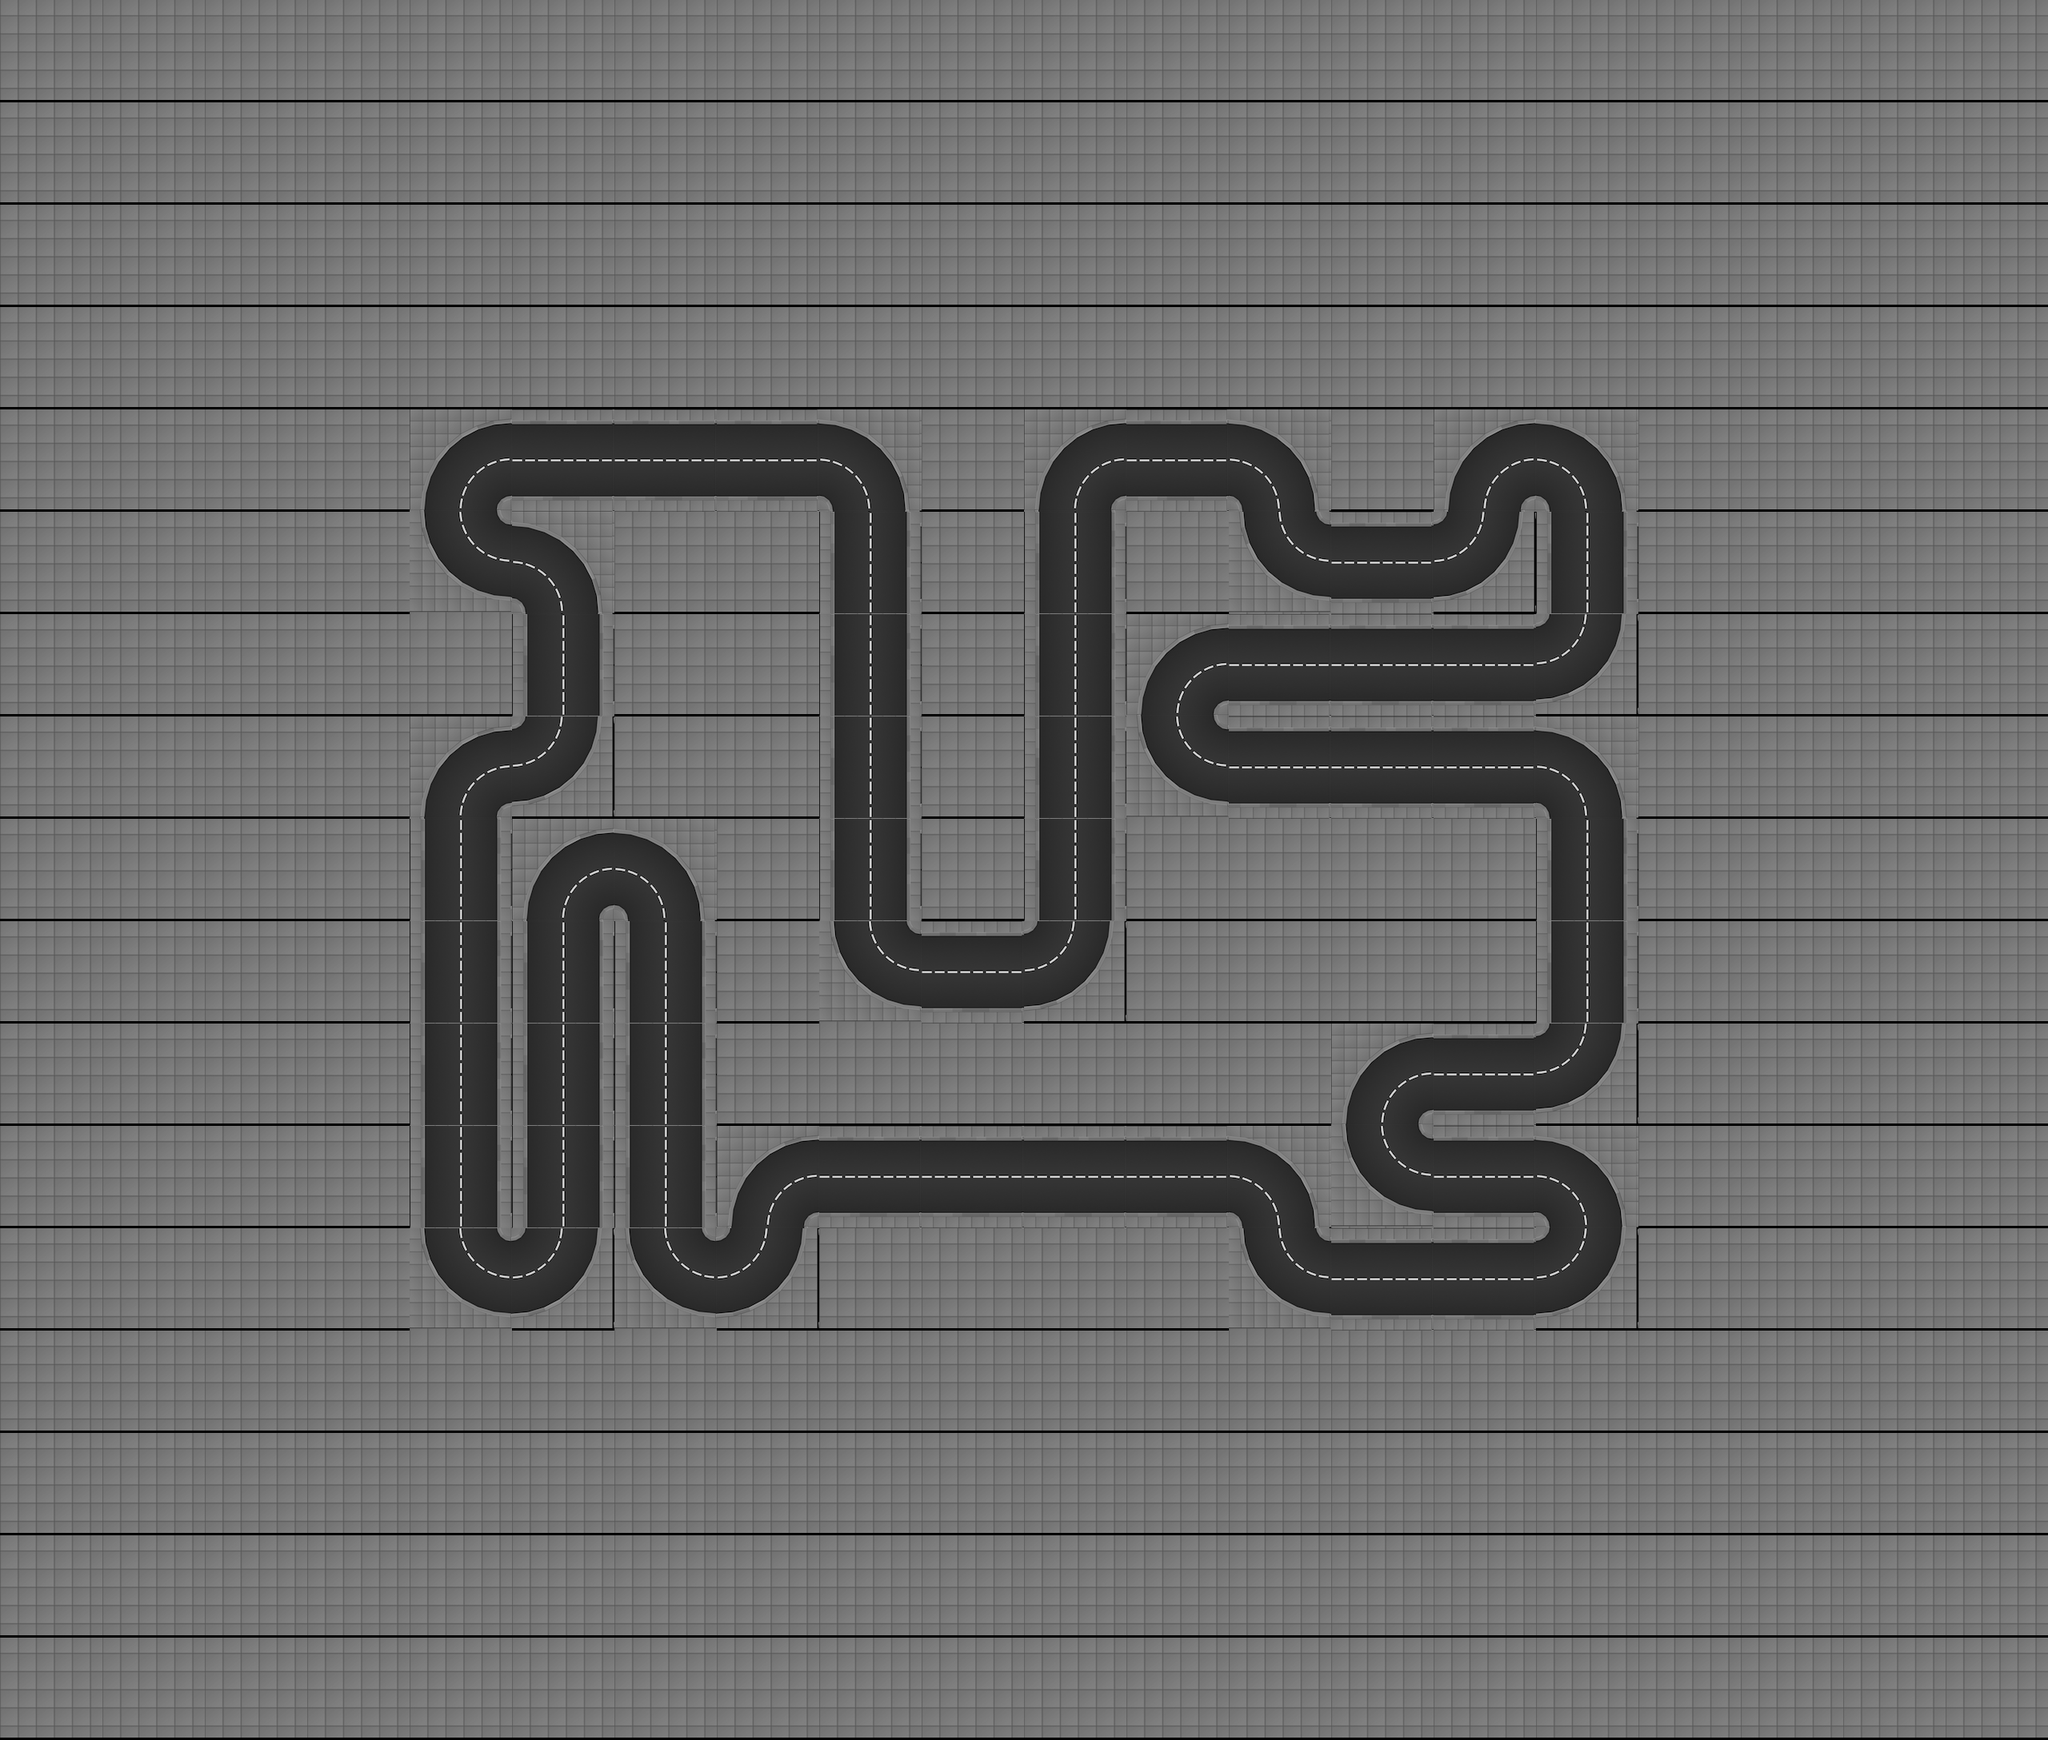

Tiled map render using the project's own tile images. Description and the map definition, with tile-layer contents summarised, below:
An orthogonal 20x17 tile map with 128x128 px tiles, 1 tile layer (track) and 359 objects (11x appartment_roof_01, 8x office_02_ground_floor, 8x office_02_floor, 8x office_05_ground_floor, 8x office_05_floor, ...).

<map version="1.2" tiledversion="1.2.2" orientation="orthogonal" renderorder="right-down" width="20" height="17" tilewidth="128" tileheight="128" infinite="0" nextlayerid="1" nextobjectid="1">
 <tileset firstgid="1" source="../../gbResources/track_01_tileset.tsx" />
 <layer id="1" name="track" width="20" height="17">
  <data>[340 cells, 340 non-empty, 7 distinct tile ids]</data>
 </layer>
 <objectgroup id="1" name="walls">
  <object id="1" x="512" y="640">
   <polyline points="16,0 32,-64 64,-96 128,-112" />
  </object>
  <object id="2" x="512" y="640">
   <polyline points="112,0 114,-8 120,-14 128,-16" />
  </object>
  <object id="3" x="512" y="768">
   <polyline points="16,-128 32,-64 64,-32 128,-16" />
  </object>
  <object id="4" x="512" y="768">
   <polyline points="112,-128 114,-120 120,-114 128,-112" />
  </object>
  <object id="5" x="512" y="1024">
   <polyline points="16,0 32,-64 64,-96 128,-112" />
  </object>
  <object id="6" x="512" y="1024">
   <polyline points="112,0 114,-8 120,-14 128,-16" />
  </object>
  <object id="7" x="512" y="1088">
   <polyline points="16,-64 16,64" />
  </object>
  <object id="8" x="512" y="1088">
   <polyline points="112,-64 112,64" />
  </object>
  <object id="9" x="512" y="1216">
   <polyline points="16,-64 16,64" />
  </object>
  <object id="10" x="512" y="1216">
   <polyline points="112,-64 112,64" />
  </object>
  <object id="11" x="512" y="1344">
   <polyline points="16,-64 16,64" />
  </object>
  <object id="12" x="512" y="1344">
   <polyline points="112,-64 112,64" />
  </object>
  <object id="13" x="512" y="1472">
   <polyline points="16,-64 16,64" />
  </object>
  <object id="14" x="512" y="1472">
   <polyline points="112,-64 112,64" />
  </object>
  <object id="15" x="512" y="1664">
   <polyline points="16,-128 32,-64 64,-32 128,-16" />
  </object>
  <object id="16" x="512" y="1664">
   <polyline points="112,-128 114,-120 120,-114 128,-112" />
  </object>
  <object id="17" x="640" y="592">
   <polyline points="0,-64 128,-64" />
  </object>
  <object id="18" x="640" y="560">
   <polyline points="0,64 128,64" />
  </object>
  <object id="19" x="640" y="768">
   <polyline points="0,-112 64,-96 96,-64 112,0" />
  </object>
  <object id="20" x="640" y="768">
   <polyline points="0,-16 8,-14 14,-8 16,0" />
  </object>
  <object id="21" x="640" y="832">
   <polyline points="16,-64 16,64" />
  </object>
  <object id="22" x="640" y="832">
   <polyline points="112,-64 112,64" />
  </object>
  <object id="23" x="640" y="1024">
   <polyline points="112,-128 96,-64 64,-32 0,-16" />
  </object>
  <object id="24" x="640" y="1024">
   <polyline points="16,-128 14,-120 8,-114 0,-112" />
  </object>
  <object id="25" x="640" y="1152">
   <polyline points="16,0 32,-64 64,-96 128,-112" />
  </object>
  <object id="26" x="640" y="1152">
   <polyline points="112,0 114,-8 120,-14 128,-16" />
  </object>
  <object id="27" x="640" y="1216">
   <polyline points="16,-64 16,64" />
  </object>
  <object id="28" x="640" y="1216">
   <polyline points="112,-64 112,64" />
  </object>
  <object id="29" x="640" y="1344">
   <polyline points="16,-64 16,64" />
  </object>
  <object id="30" x="640" y="1344">
   <polyline points="112,-64 112,64" />
  </object>
  <object id="31" x="640" y="1472">
   <polyline points="16,-64 16,64" />
  </object>
  <object id="32" x="640" y="1472">
   <polyline points="112,-64 112,64" />
  </object>
  <object id="33" x="640" y="1664">
   <polyline points="112,-128 96,-64 64,-32 0,-16" />
  </object>
  <object id="34" x="640" y="1664">
   <polyline points="16,-128 14,-120 8,-114 0,-112" />
  </object>
  <object id="35" x="768" y="592">
   <polyline points="0,-64 128,-64" />
  </object>
  <object id="36" x="768" y="560">
   <polyline points="0,64 128,64" />
  </object>
  <object id="37" x="768" y="1152">
   <polyline points="0,-112 64,-96 96,-64 112,0" />
  </object>
  <object id="38" x="768" y="1152">
   <polyline points="0,-16 8,-14 14,-8 16,0" />
  </object>
  <object id="39" x="768" y="1216">
   <polyline points="16,-64 16,64" />
  </object>
  <object id="40" x="768" y="1216">
   <polyline points="112,-64 112,64" />
  </object>
  <object id="41" x="768" y="1344">
   <polyline points="16,-64 16,64" />
  </object>
  <object id="42" x="768" y="1344">
   <polyline points="112,-64 112,64" />
  </object>
  <object id="43" x="768" y="1472">
   <polyline points="16,-64 16,64" />
  </object>
  <object id="44" x="768" y="1472">
   <polyline points="112,-64 112,64" />
  </object>
  <object id="45" x="768" y="1664">
   <polyline points="16,-128 32,-64 64,-32 128,-16" />
  </object>
  <object id="46" x="768" y="1664">
   <polyline points="112,-128 114,-120 120,-114 128,-112" />
  </object>
  <object id="47" x="896" y="592">
   <polyline points="0,-64 128,-64" />
  </object>
  <object id="48" x="896" y="560">
   <polyline points="0,64 128,64" />
  </object>
  <object id="49" x="896" y="1536">
   <polyline points="16,0 32,-64 64,-96 128,-112" />
  </object>
  <object id="50" x="896" y="1536">
   <polyline points="112,0 114,-8 120,-14 128,-16" />
  </object>
  <object id="51" x="896" y="1664">
   <polyline points="112,-128 96,-64 64,-32 0,-16" />
  </object>
  <object id="52" x="896" y="1664">
   <polyline points="16,-128 14,-120 8,-114 0,-112" />
  </object>
  <object id="53" x="1024" y="640">
   <polyline points="0,-112 64,-96 96,-64 112,0" />
  </object>
  <object id="54" x="1024" y="640">
   <polyline points="0,-16 8,-14 14,-8 16,0" />
  </object>
  <object id="55" x="1024" y="704">
   <polyline points="16,-64 16,64" />
  </object>
  <object id="56" x="1024" y="704">
   <polyline points="112,-64 112,64" />
  </object>
  <object id="57" x="1024" y="832">
   <polyline points="16,-64 16,64" />
  </object>
  <object id="58" x="1024" y="832">
   <polyline points="112,-64 112,64" />
  </object>
  <object id="59" x="1024" y="960">
   <polyline points="16,-64 16,64" />
  </object>
  <object id="60" x="1024" y="960">
   <polyline points="112,-64 112,64" />
  </object>
  <object id="61" x="1024" y="1088">
   <polyline points="16,-64 16,64" />
  </object>
  <object id="62" x="1024" y="1088">
   <polyline points="112,-64 112,64" />
  </object>
  <object id="63" x="1024" y="1280">
   <polyline points="16,-128 32,-64 64,-32 128,-16" />
  </object>
  <object id="64" x="1024" y="1280">
   <polyline points="112,-128 114,-120 120,-114 128,-112" />
  </object>
  <object id="65" x="1024" y="1488">
   <polyline points="0,-64 128,-64" />
  </object>
  <object id="66" x="1024" y="1456">
   <polyline points="0,64 128,64" />
  </object>
  <object id="67" x="1152" y="1232">
   <polyline points="0,-64 128,-64" />
  </object>
  <object id="68" x="1152" y="1200">
   <polyline points="0,64 128,64" />
  </object>
  <object id="69" x="1152" y="1488">
   <polyline points="0,-64 128,-64" />
  </object>
  <object id="70" x="1152" y="1456">
   <polyline points="0,64 128,64" />
  </object>
  <object id="71" x="1280" y="640">
   <polyline points="16,0 32,-64 64,-96 128,-112" />
  </object>
  <object id="72" x="1280" y="640">
   <polyline points="112,0 114,-8 120,-14 128,-16" />
  </object>
  <object id="73" x="1280" y="704">
   <polyline points="16,-64 16,64" />
  </object>
  <object id="74" x="1280" y="704">
   <polyline points="112,-64 112,64" />
  </object>
  <object id="75" x="1280" y="832">
   <polyline points="16,-64 16,64" />
  </object>
  <object id="76" x="1280" y="832">
   <polyline points="112,-64 112,64" />
  </object>
  </objectgroup>
 <objectgroup id="2" name="route">
  <!-- 1 objects omitted --></objectgroup>
 <objectgroup id="3" name="lights">
  <!-- 74 objects omitted --></objectgroup>
 <objectgroup id="4" name="slow_motion_triggers">
  <!-- 32 objects omitted --></objectgroup>
 <objectgroup id="5" name="buildings">
  <!-- 100 objects omitted --></objectgroup>
 <objectgroup id="6" name="spawners">
  <!-- 4 objects omitted --></objectgroup>
</map>
<!-- 283 of 359 objects omitted -->
